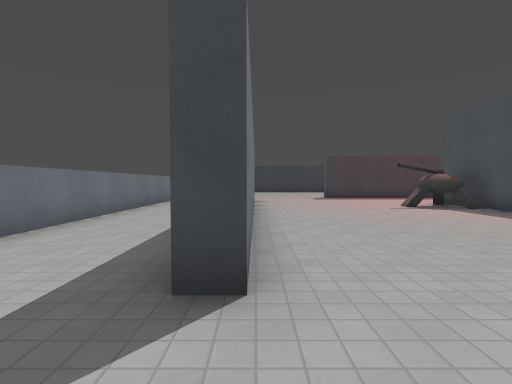
[1] (above)

24 first-person views from a walk through a Godot game level. The camera is 1.5 m above the floor, tilts 2° down and sees 85° across. The floor is counted in squares, 2 m on a side. Each view is taken from the middle of a square. On the plan, view 1 faces up. The plan holds only what a view shows up to about 10 squares ahead; the rest is blank. Characters and animated objects are left out. Surface patterns are stand-ins for the level's own textures.

[2]
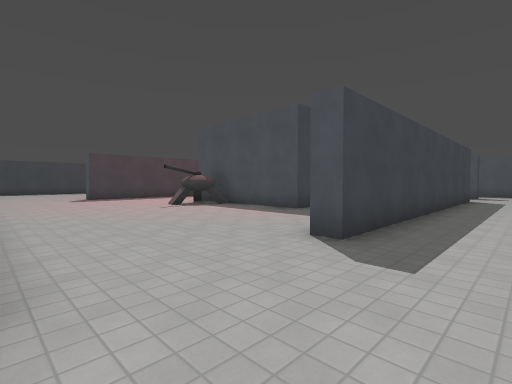

[3]
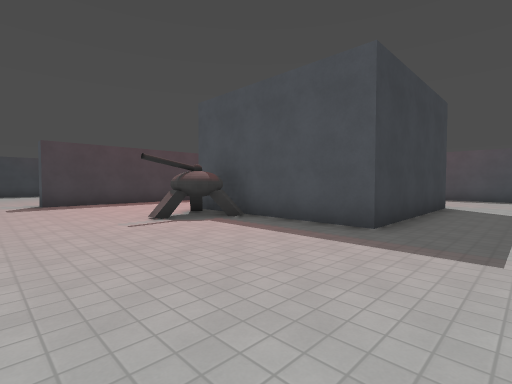

[4]
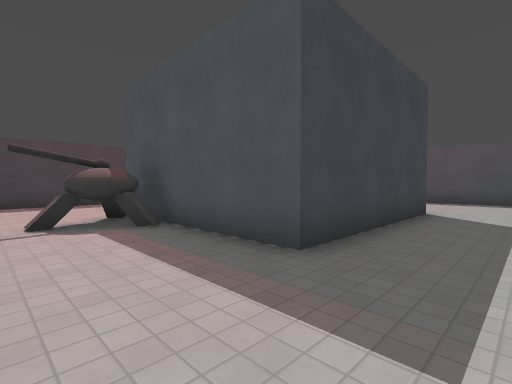

[5]
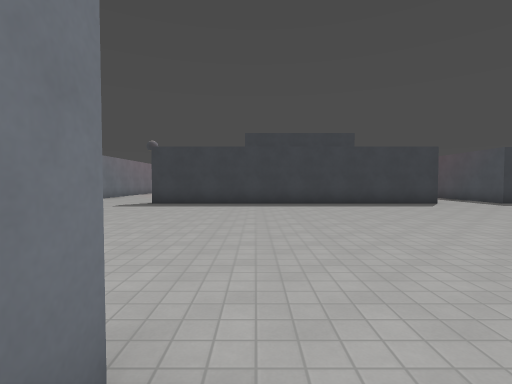

[6]
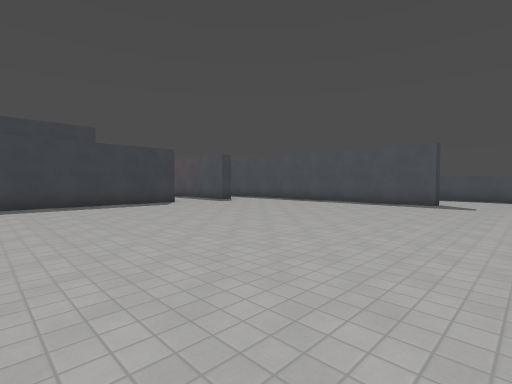

[7]
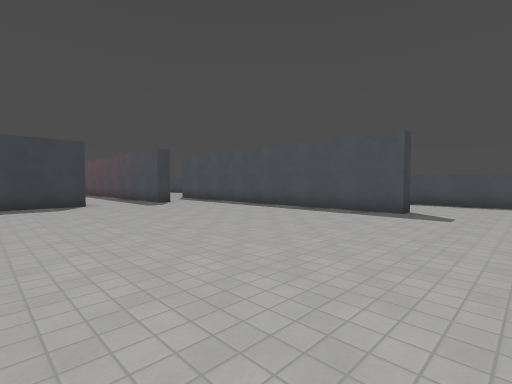

[8]
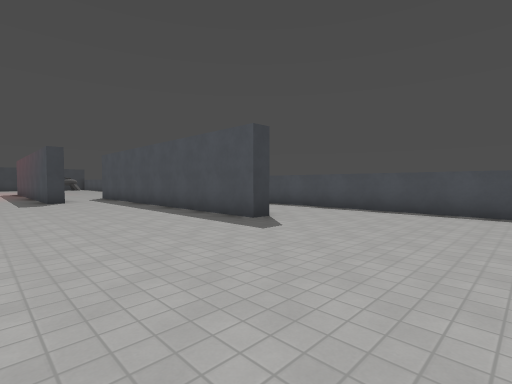

[9]
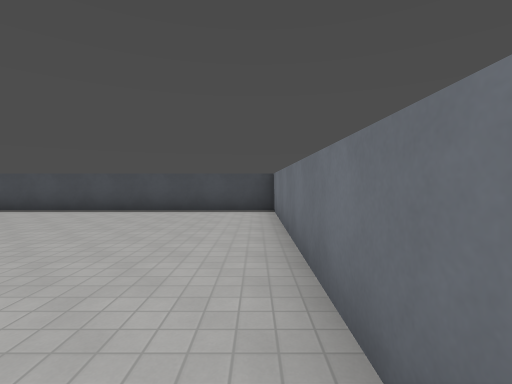

[10]
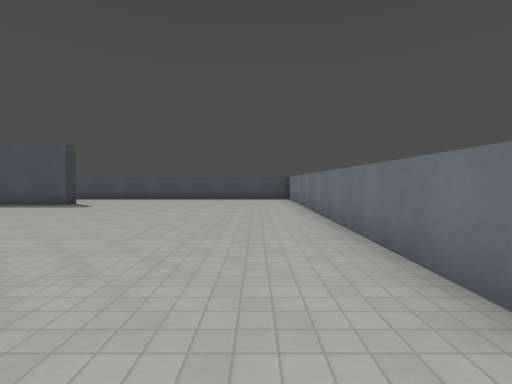

[11]
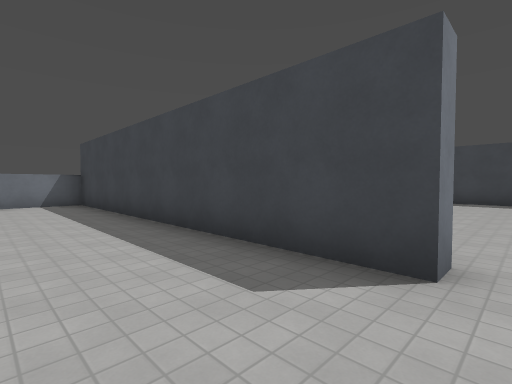

[12]
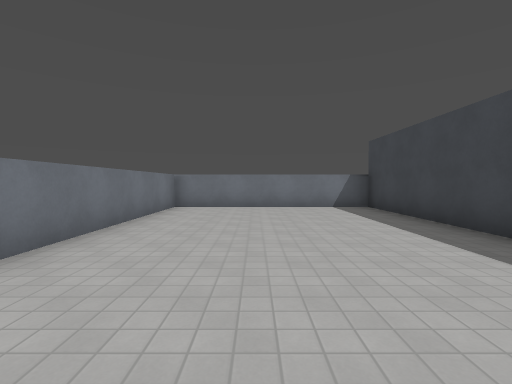

[13]
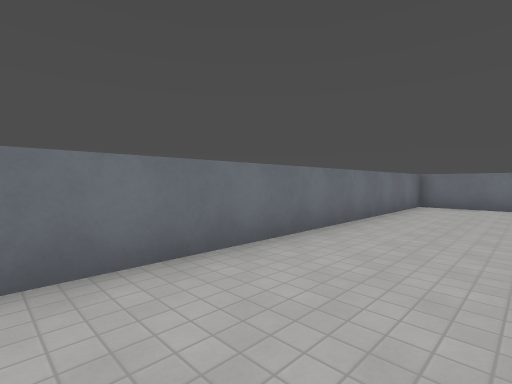

[14]
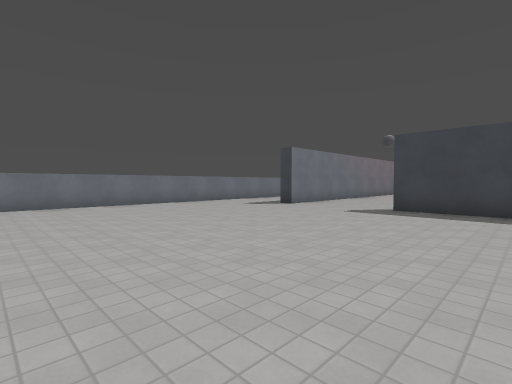

[15]
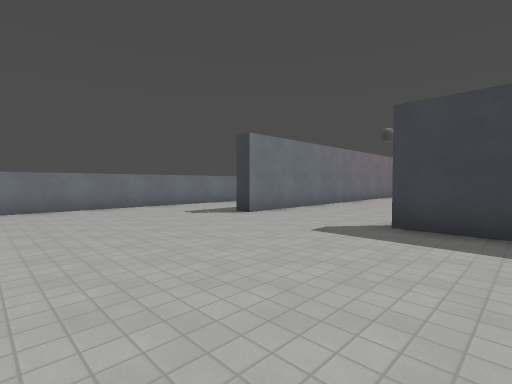

[16]
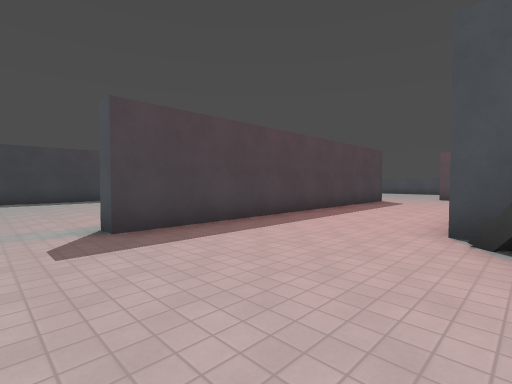

[17]
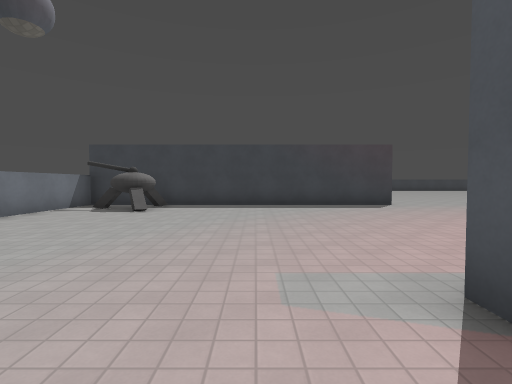

[18]
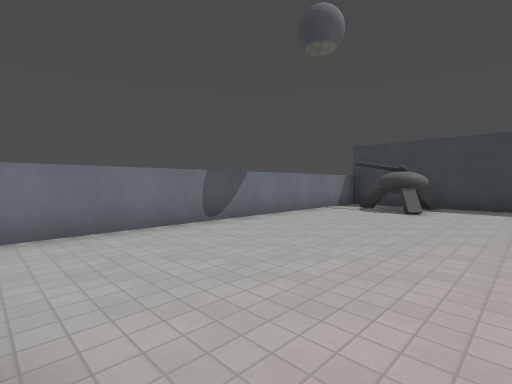

[19]
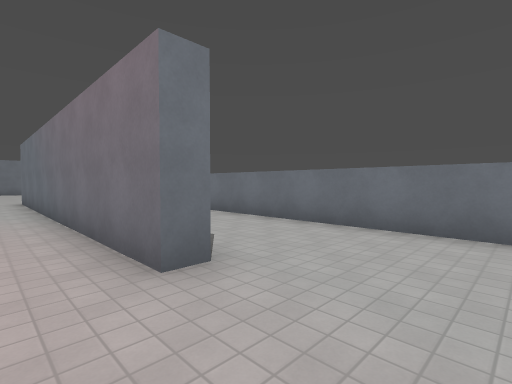

[20]
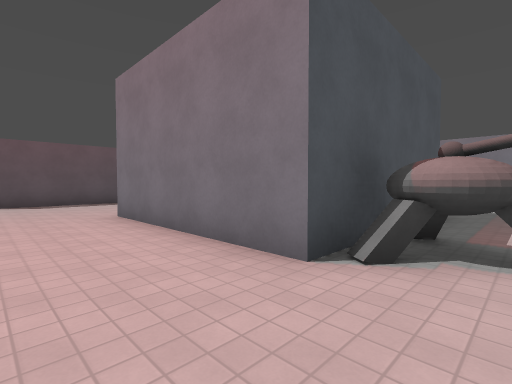

[21]
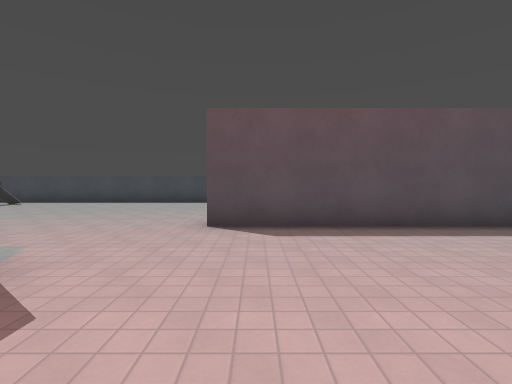

[22]
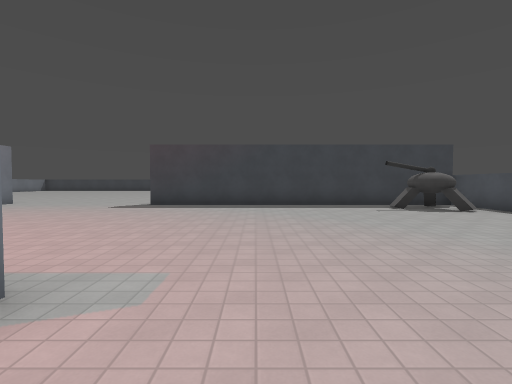

[23]
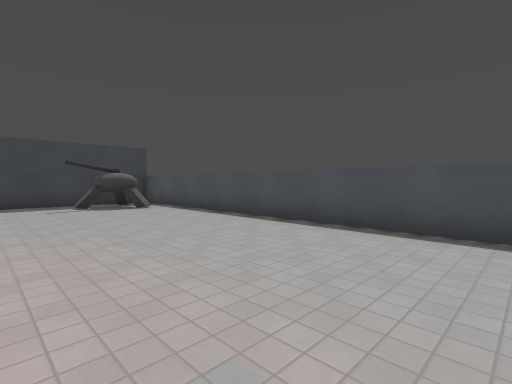

[24]
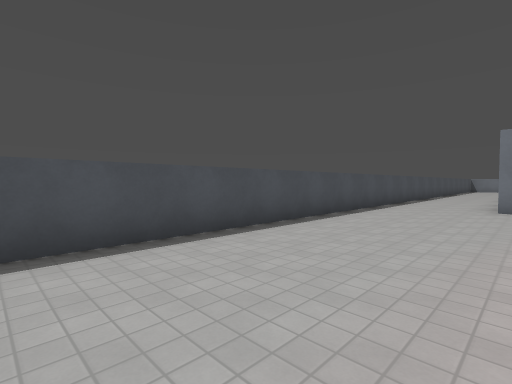

### Floor plan
Points are (right, up) in squares from view 1. A wall is a line through its corners. A room is listed if a view was taken in it or the views show most of it. See-through windows are left out.
Room 1 (views 1, 2, 3, 4, 5, 6, 7, 8, 9, 10, 11, 12, 13, 14, 15, 16, 17, 20, 21, 22)
walls: (6.5, -7) (6.5, -7.6) (-3.5, -7.6) (-3.5, -13.5) (6, -13.5); (13.4, 1.8) (3.4, 1.8) (3.4, 2.4); (11.6, 4.8) (6.5, 4.8) (6.5, 9.8) (11.5, 9.8); (16.2, 1.8) (15.7, 1.8) (15.7, 11.9); (18.6, -5.8) (18.1, -5.8) (18.1, 0.1); (10.5, -13.5) (21.5, -13.5) (21.5, -3.2); (21.5, 2.2) (21.5, 4.5); (11.9, 13.3) (3.4, 13.3); (-0.1, 11.8) (-0.1, 1.8) (-0.6, 1.8); (-3.5, 12.5) (-3.5, -5.6)
ways out: opening at (0, 12.7) to room 2; opening at (15.5, 12.8) to room 2; opening at (19.2, 5) to room 2
objects: turret (5, 8) to (6, 9)
Room 2 (views 18, 19, 23, 24)
walls: (6.5, 21.8) (6.5, 21.2) (-3.5, 21.2) (-3.5, 12.5); (3.4, 13.3) (3.4, 13.9); (-0.6, 11.8) (-0.1, 11.8); (21.5, 4.5) (21.5, 21.2) (11.5, 21.2)
ways out: opening at (0, 12.7) to room 1; opening at (15.5, 12.8) to room 1; opening at (19.2, 5) to room 1
objects: turret (-2, 19) to (-1, 20); turret (19, 19) to (20, 20)

Where each view was taken, in squares from view 1:
view 1: 0 up, 0 right, facing up
view 2: 0 up, 0 right, facing up-right
view 3: 3 up, 2 right, facing up-right
view 4: 3 up, 4 right, facing up-right
view 5: 8 down, 7 right, facing up
view 6: 8 down, 8 right, facing up-right
view 7: 8 down, 11 right, facing up-right
view 8: 10 down, 14 right, facing up-right
view 9: 13 down, 14 right, facing right
view 10: 12 down, 9 right, facing right
view 11: 10 down, 7 right, facing up-left
view 12: 11 down, 5 right, facing left
view 13: 11 down, 6 right, facing down-left
view 14: 6 down, 6 right, facing up-left
view 15: 3 down, 5 right, facing up-left
view 16: 9 up, 2 right, facing up-right
view 17: 12 up, 2 right, facing up
view 18: 12 up, 1 right, facing up-left
view 19: 14 up, 1 right, facing down-left
view 20: 12 up, 5 right, facing down-right
view 21: 11 up, 11 right, facing right
view 22: 12 up, 15 right, facing up
view 23: 11 up, 17 right, facing up-right
view 24: 13 up, 18 right, facing down-right
